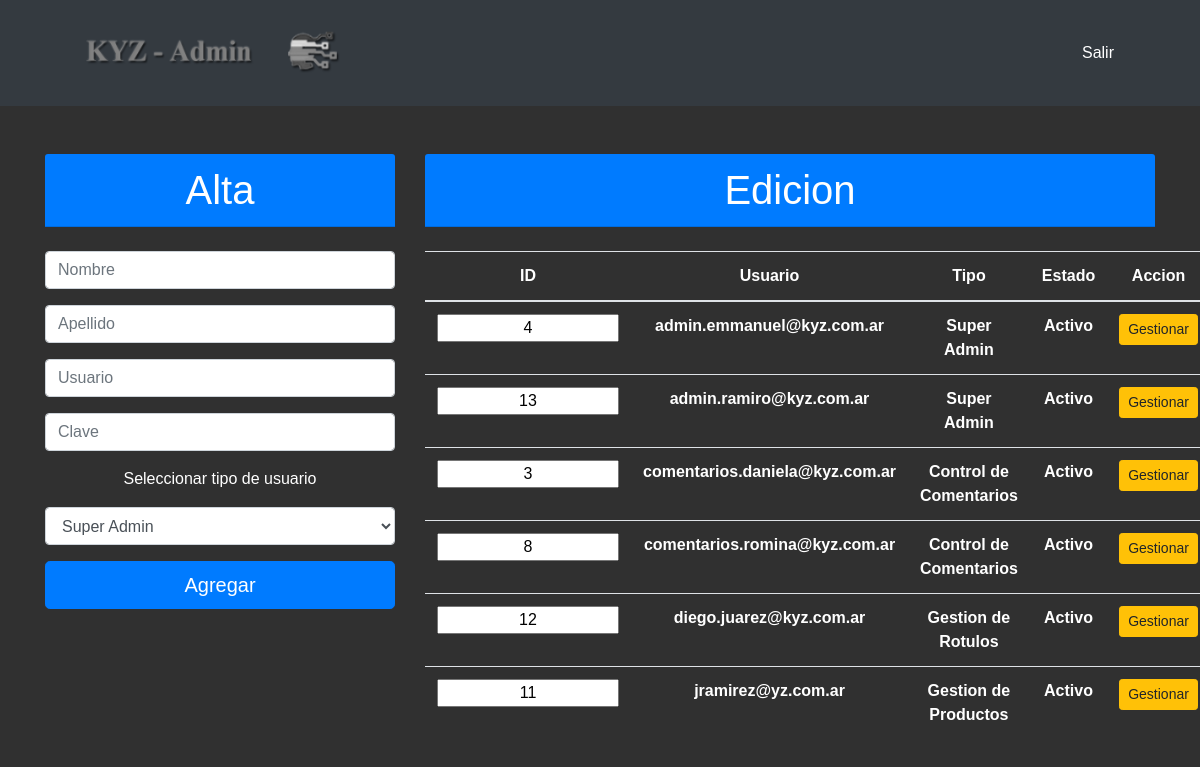
Page /admin/adminUsuarios (signed in) on the committed database.
### tables this page shows
CREATE TABLE `usuarios` (
  `id_usuario` int(11) NOT NULL,
  `nombre` varchar(50) NOT NULL,
  `apellido` varchar(50) NOT NULL,
  `usuario` varchar(50) NOT NULL,
  `clave` varchar(250) NOT NULL,
  `tipo` int(11) NOT NULL,
  `salt` varchar(250) NOT NULL,
  `activo` int(11) NOT NULL
);

CREATE TABLE `usuarios_tipos` (
  `id_tipo` int(11) NOT NULL,
  `nombre` varchar(50) NOT NULL
);

### admin/libs/view.php (called while the page is built, shortened)
<?php
class View{
    function render($nombre){
        require 'views/' . $nombre . '.php';
    }
}
?>

### admin/controllers/adminUsuarios.php (called while the page is built, shortened)
<?php
class AdminUsuarios extends Controller{
    function render(){
       $this->view->render('admin/adminUsuarios');
    }
}
?>

### admin/index.php (called while the page is built, shortened)
<?php
require_once 'libs/view.php';
$app = new App();
?>

### admin/views/admin/adminUsuarios.php (the view, shortened to what this page needs)
<?php
include_once('inc/header.php');
include_once('inc/con_db.php');
?>
<body class="backdark">
    <div class="container text-center my-5">
        <di class="row">
            <div class="col-md-4">
                <form action='<?php echo constant('URL'); ?>login/userAdd' method="post">
                    <h1 class="card-header bg-primary text-white">Alta</h1>
                    <br>
                    <div class="form-group">
                        <p><input type="text" class="form-control" name="nombre" placeholder="Nombre" required>
                        <p><input type="text" class="form-control" name="apellido" placeholder="Apellido" required></p>
                        <p><input type="text" class="form-control" name="usuario" placeholder="Usuario" required></p>
                        <p><input type="password" class="form-control" name="clave" placeholder="Clave" required></p>
                    </div>
                    <div class="form-group">
                        <label class="form-group text-white" for="">Seleccionar tipo de usuario</label>
                        <select name="tipo" class="form-control" required>
                            <?php
                            $query = "SELECT * from usuarios_tipos";
                            $respuesta = $connect->query($query);
                            foreach ($respuesta as $row) {
                                $id_tipo = $row['id_tipo'];
                                $tipo = $row['nombre'];
                            ?>
                                <option value="<?php echo $id_tipo ?>"><?php echo $tipo ?></option>
                            <?php
                            }
                            ?>
                        </select>
                    </div>
                    <div class="form-group">
                        <button class="btn btn-lg btn-primary btn-block" type="submit" name="login">Agregar</button>
                    </div>
                </form>
            </div>
            <div class="col-md-8">
                <form action='editarUsuarios' method="post">
                    <h1 class="card-header bg-primary text-white">Edicion</h1>
                    <br>
                    <table class="table text-white">
                        <thead>
                            <tr>
                                <th scope="col">ID</th>
                                <th scope="col">Usuario</th>
                                <th scope="col">Tipo</th>
                                <th scope="col">Estado</th>
                                <th scope="col">Accion</th>
                            </tr>
                        </thead>
                        <tbody>
                            <?php
                            $query = "SELECT usuarios.id_usuario AS id_usuario ,usuarios.usuario as usuario, usuarios_tipos.nombre AS tipo, usuarios.activo
                            FROM usuarios, usuarios_tipos
                            WHERE usuarios.tipo = usuarios_tipos.id_tipo
                            ORDER BY usuarios.usuario ASC";
                            $respuesta = $connect->query($query);
                            foreach ($respuesta as $row) {
                                $usuario = $row['usuario'];
                                $tipo = $row['tipo'];
                                $estado = $row['activo'];
                                if ($estado == '0') {
                                    $estado = 'Inactivo';
                                } else if ($estado == '1') {
                                    $estado = 'Activo';
                                }
                            ?>
                                <tr>
                                    <th>
                                        <input class="text-center" type="text" value="<?php echo $row['id_usuario'] ?>">
                                    </th>
                                    <th><?php echo $usuario ?></th>
                                    <th><?php echo $tipo ?></th>
                                    <th><?php echo $estado ?></th>
                                    <th><button class="btn btn-sm btn-warning btn-block" name="id_usuario" value="<?php echo $row['id_usuario'] ?>" type="submit">Gestionar</button></th>
                                </tr>
                            <?php } ?>
                        </tbody>
                    </table>
                </form>
            </div>
    </div>
</body>

### admin/public/css/main.css (style rules this page uses)
* { padding: 0px; margin: 0px; }
.backdark { font-family: 'Gill Sans', 'Gill Sans MT', 'Trebuchet MS', sans-serif; background-color: rgb(48, 48, 48); }

### rows in the picture
usuarios: id_usuario "4", usuario "admin.emmanuel@kyz.com.ar", tipo.nombre "Super Admin", activo "Activo"
usuarios: id_usuario "13", usuario "admin.ramiro@kyz.com.ar", tipo.nombre "Super Admin", activo "Activo"
usuarios: id_usuario "3", usuario "comentarios.daniela@kyz.com.ar", tipo.nombre "Control de Comentarios", activo "Activo"
usuarios: id_usuario "8", usuario "comentarios.romina@kyz.com.ar", tipo.nombre "Control de Comentarios", activo "Activo"
usuarios: id_usuario "12", usuario "diego.juarez@kyz.com.ar", tipo.nombre "Gestion de Rotulos", activo "Activo"
usuarios: id_usuario "11", usuario "jramirez@yz.com.ar", tipo.nombre "Gestion de Productos", activo "Activo"

### other values in the picture
form field tipo "Super Admin"
